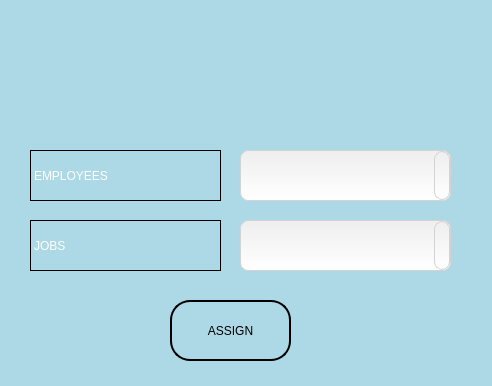
<?xml version="1.0" encoding="UTF-8"?>
<ui version="4.0">
 <class>AssignJob</class>
 <widget class="QDialog" name="AssignJob">
  <property name="geometry">
   <rect>
    <x>0</x>
    <y>0</y>
    <width>492</width>
    <height>386</height>
   </rect>
  </property>
  <property name="windowTitle">
   <string>Dialog</string>
  </property>
  <widget class="QGraphicsView" name="graphicsView">
   <property name="geometry">
    <rect>
     <x>-90</x>
     <y>-20</y>
     <width>1211</width>
     <height>591</height>
    </rect>
   </property>
   <property name="styleSheet">
    <string notr="true">QGraphicsView
{
	background-color: lightblue;
}</string>
   </property>
  </widget>
  <widget class="QComboBox" name="comboBox">
   <property name="geometry">
    <rect>
     <x>240</x>
     <y>150</y>
     <width>211</width>
     <height>51</height>
    </rect>
   </property>
   <property name="styleSheet">
    <string notr="true">QComboBox {
font-family:  &quot;Lucida Grande&quot;, Lucida, Verdana, sans-serif;
border: 1px solid #D3D3D3;
border-radius: 8px;
background: qlineargradient(x1: 0, y1: 0, x2: 0, y2: 1,stop: 0 #EEEEEE, stop: 1 #FFFFFF);
color: #333;
font-size: 6pt;
padding: 8px;
}
QComboBox:on {
background: qlineargradient(x1: 0, y1: 0, x2: 0, y2: 1,stop: 0 #D5D5D5, stop: 1 #EEEEEE);
 }
 
QComboBox::drop-down {
border: 1px solid #D3D3D3;
border-radius: 8px;
 }
 
QComboBox::down-arrow {
padding: 0px 5px 0px 5px;
image: url(&quot;/src/Resources/downicon.png&quot;);
 }</string>
   </property>
  </widget>
  <widget class="QComboBox" name="comboBox_2">
   <property name="geometry">
    <rect>
     <x>240</x>
     <y>220</y>
     <width>211</width>
     <height>51</height>
    </rect>
   </property>
   <property name="styleSheet">
    <string notr="true">QComboBox {
font-family:  &quot;Lucida Grande&quot;, Lucida, Verdana, sans-serif;
border: 1px solid #D3D3D3;
border-radius: 8px;
background: qlineargradient(x1: 0, y1: 0, x2: 0, y2: 1,stop: 0 #EEEEEE, stop: 1 #FFFFFF);
color: #333;
font-size: 6pt;
padding: 8px;
}
QComboBox:on {
background: qlineargradient(x1: 0, y1: 0, x2: 0, y2: 1,stop: 0 #D5D5D5, stop: 1 #EEEEEE);
 }
 
QComboBox::drop-down {
border: 1px solid #D3D3D3;
border-radius: 8px;
 }
 
QComboBox::down-arrow {
padding: 0px 5px 0px 5px;
image: url(&quot;/src/Resources/downicon.png&quot;);
 }</string>
   </property>
  </widget>
  <widget class="QPushButton" name="pushButton">
   <property name="geometry">
    <rect>
     <x>170</x>
     <y>300</y>
     <width>121</width>
     <height>61</height>
    </rect>
   </property>
   <property name="styleSheet">
    <string notr="true">QPushButton{
	border:2px solid black;
	border-radius:20px;
	color:black;
	background:transparent;
	font: 14pt, BOLD &quot;Arial&quot;;
}
QPushButton:hover
{
	background-color:rgb(0, 255, 187);
}	</string>
   </property>
   <property name="text">
    <string>ASSIGN</string>
   </property>
  </widget>
  <widget class="QGraphicsView" name="graphicsView_2">
   <property name="geometry">
    <rect>
     <x>100</x>
     <y>200</y>
     <width>171</width>
     <height>192</height>
    </rect>
   </property>
  </widget>
  <widget class="QLabel" name="label">
   <property name="geometry">
    <rect>
     <x>30</x>
     <y>150</y>
     <width>191</width>
     <height>51</height>
    </rect>
   </property>
   <property name="styleSheet">
    <string notr="true">QLabel
{
	font: 22pt, &quot;Arial&quot;;
	color:white;
	border: 1px solid black;
}</string>
   </property>
   <property name="text">
    <string>EMPLOYEES</string>
   </property>
  </widget>
  <widget class="QLabel" name="label_2">
   <property name="geometry">
    <rect>
     <x>30</x>
     <y>220</y>
     <width>191</width>
     <height>51</height>
    </rect>
   </property>
   <property name="styleSheet">
    <string notr="true">QLabel
{
	font: 22pt, &quot;Arial&quot;;
	color:white;
	border: 1px solid black;
}</string>
   </property>
   <property name="text">
    <string>JOBS</string>
   </property>
  </widget>
  <zorder>graphicsView_2</zorder>
  <zorder>graphicsView</zorder>
  <zorder>comboBox</zorder>
  <zorder>comboBox_2</zorder>
  <zorder>pushButton</zorder>
  <zorder>label</zorder>
  <zorder>label_2</zorder>
 </widget>
 <resources/>
 <connections/>
</ui>
